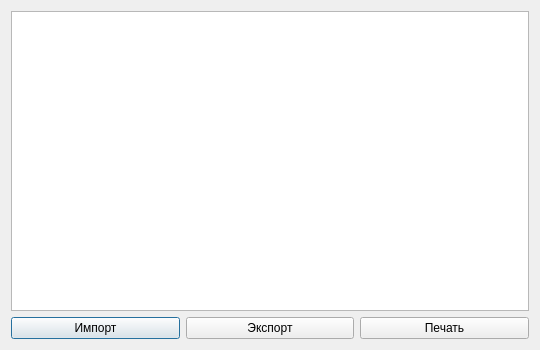
<?xml version="1.0" encoding="UTF-8"?>
<ui version="4.0">
 <class>ddmTableView</class>
 <widget class="QDialog" name="ddmTableView">
  <property name="geometry">
   <rect>
    <x>0</x>
    <y>0</y>
    <width>540</width>
    <height>350</height>
   </rect>
  </property>
  <property name="windowTitle">
   <string>Dialog</string>
  </property>
  <layout class="QHBoxLayout" name="horizontalLayout_2">
   <item>
    <layout class="QVBoxLayout" name="verticalLayout">
     <item>
      <widget class="QTableView" name="tableView"/>
     </item>
     <item>
      <layout class="QHBoxLayout" name="horizontalLayout">
       <item>
        <widget class="QPushButton" name="pbImportData">
         <property name="text">
          <string>Импорт</string>
         </property>
        </widget>
       </item>
       <item>
        <widget class="QPushButton" name="pbExportData">
         <property name="text">
          <string>Экспорт</string>
         </property>
        </widget>
       </item>
       <item>
        <widget class="QPushButton" name="pbPrint">
         <property name="text">
          <string>Печать</string>
         </property>
        </widget>
       </item>
      </layout>
     </item>
    </layout>
   </item>
  </layout>
 </widget>
 <resources/>
 <connections/>
</ui>
